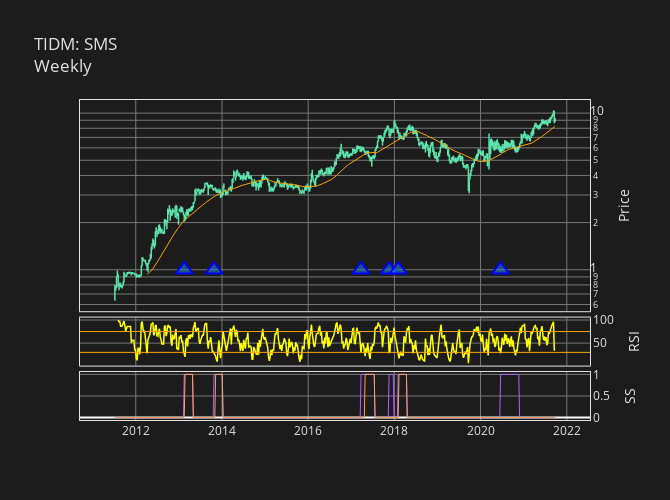

Source (notebook cell):
### Code cell
# Customise plot hovertext.
hovertext_ohlc = []
for i in range(len(df.open)):
    hovertext_ohlc.append(
        str(df.index[i].strftime('%Y-%m-%d'))
        + '<br>O: '+ str('{0:.2f}'.format(df.open[i]))
        + '<br>H: '+ str('{0:.2f}'.format(df.high[i]))
        + '<br>L: '+ str('{0:.2f}'.format(df.low[i]))
        + '<br>C: '+ str('{0:.2f}'.format(df.close[i]))
    )

hovertext_sma = []
for i in range(len(df.open)):
    hovertext_sma.append(
        f'{p_sma} SMA: ' + str('{0:.2f}'.format(df.sma[i]))
    )

hovertext_rsi = []
for i in range(len(df.open)):
    hovertext_rsi.append(
        str(df.index[i].strftime('%Y-%m-%d'))
        + f'<br>{p_rsi} RSI: ' + str('{0:.1f}'.format(df.rsi[i]))
    )

hovertext_ss1 = []
for i in range(len(df.open)):
    hovertext_ss1.append(
        str(df.index[i].strftime('%Y-%m-%d'))
        + f'<br>SS1: ' + str('{0:.0f}'.format(df.ss1[i]))
    )
    
hovertext_ss2 = []
for i in range(len(df.open)):
    hovertext_ss2.append(
        f'<br>SS2: ' + str('{0:.0f}'.format(df.ss2[i]))
    )


# Create plot traces.
trace_ohlc = go.Ohlc(
    x=df.index,
    open=df.open,
    high=df.high,
    low=df.low,
    close=df.close,
    increasing_line_color='rgba(92, 230, 174, 1.0)',
    decreasing_line_color='rgba(92, 230, 174, 1.0)',
    line_width=1.5,
    text=hovertext_ohlc,
    hoverinfo='text',
)

trace_sma = go.Scatter(
    x=df.index,
    y=df.sma,
    line=dict(
        color='orange',
        width=1.0,
    ),
    text=hovertext_sma,
    hoverinfo='text',
)

trace_rsi = go.Scatter(
    x=df.index,
    y=df.rsi,
    line=dict(
        color='yellow',
        width=1.5,
    ),
    text=hovertext_rsi,
    hoverinfo='text',
)

trace_ss1 = go.Scatter(
    x=df.index,
    y=df.ss1,
    line=dict(
        width=1.0,
    ),
    text=hovertext_ss1,
    hoverinfo='text',
)

trace_ss2 = go.Scatter(
    x=df.index,
    y=df.ss2,
    line=dict(
        width=1.0,
    ),
    text=hovertext_ss2,
    hoverinfo='text',
)

trace_en1 = go.Scatter(
    x=df.index,
    y=df.en1,
    name="Buy",
    mode="markers",
    marker_symbol="triangle-up",
    marker=dict(
        color="rgba(28, 134, 238, 0.5)",
        size=15,
        line=dict(
            color="Blue",
            width=2
        ),
    ),
)

# Create figure.
fig = make_subplots(
    rows=3,
    cols=1,
    shared_xaxes=True,
    vertical_spacing=0.02,
)

# Add plot traces to figure.
fig.add_trace(
    trace_ohlc,
    row=1,
    col=1,
)

fig.add_trace(
    trace_sma,
    row=1,
    col=1,
)

fig.add_trace(
    trace_rsi,
    row=2,
    col=1,
)

fig.add_hline(
    y=pz1,
    row=2,
    col=1,
    line=dict(
        color='orange',
        width=1.0,
    )
)

fig.add_hline(
    y=pze,
    row=2,
    col=1,
    line=dict(
        color='orange',
        width=1.0,
    )
)

fig.add_trace(
    trace_ss1,
    row=3,
    col=1,
)

fig.add_trace(
    trace_ss2,
    row=3,
    col=1,
)

fig.add_trace(
    trace_en1,
    row=1,
    col=1
)

# Customise plot layout.
fig.update_layout(
    autosize=False,
    showlegend=False,
    width=670,
    height=500,
    yaxis_domain=[0.34, 1],
    yaxis2_domain=[0.17, 0.32],
    yaxis3_domain=[0, 0.15],
    paper_bgcolor='rgba(28, 28, 28, 1.0)',
    plot_bgcolor='rgba(28, 28, 28, 1.0)',
    font=dict(
        color='rgba(226, 226, 226, 1.0)'
    ),
    title=dict(
        text=f'TIDM: {tidm}<br>{timeframe}',
        font_color='rgba(226, 226, 226, 1.0)'
    ),
    xaxis=dict(
        rangeslider=dict(
            visible=False),
    ),
    hovermode='x unified',
    hoverlabel=dict(
        bgcolor='rgba(28, 28, 28, 0.8)')
)

# Customise plot axes.
fig.update_xaxes(
    linecolor='rgba(226, 226, 226, 1.0)',
    gridcolor='rgba(119, 119, 119, 1.0)',
    mirror=True,
)

fig.update_yaxes(
    linecolor='rgba(226, 226, 226, 1.0)',
    gridcolor='rgba(119, 119, 119, 1.0)',
    mirror=True,
)

fig.update_yaxes(
    row=1,
    col=1,
    side='right',
    title='Price',
    type='log',
)

fig.update_yaxes(
    row=2,
    col=1,
    side='right',
    title='RSI',
)

fig.update_yaxes(
    row=3,
    col=1,
    side='right',
    title='SS',
)

# Display plot.
fig.show(
    config={
        'scrollZoom': True,
        'modeBarButtonsToRemove': ['zoom', 'select2d', 'lasso2d'],
    }
)

### Figure 1 — Plotly figure (JSON) as saved in the notebook; plotly's stock layout.template omitted (floating-point values rounded to 4 significant figures; data arrays with more than 128 entries replaced by an {"elided": "..."} marker saying what was removed)
{"data": [{"close": {"elided": "534 float values"}, "decreasing": {"line": {"color": "rgba(92, 230, 174, 1.0)"}}, "high": {"elided": "534 float values"}, "hoverinfo": "text", "increasing": {"line": {"color": "rgba(92, 230, 174, 1.0)"}}, "line": {"width": 1.5}, "low": {"elided": "534 float values"}, "open": {"elided": "534 float values"}, "text": {"elided": "534 str values"}, "type": "ohlc", "x": {"elided": "534 str values"}, "xaxis": "x", "yaxis": "y"}, {"hoverinfo": "text", "line": {"color": "orange", "width": 1}, "text": {"elided": "534 str values"}, "type": "scatter", "x": {"elided": "534 str values"}, "xaxis": "x", "y": {"elided": "534 float values"}, "yaxis": "y"}, {"hoverinfo": "text", "line": {"color": "yellow", "width": 1.5}, "text": {"elided": "534 str values"}, "type": "scatter", "x": {"elided": "534 str values"}, "xaxis": "x2", "y": {"elided": "534 float values"}, "yaxis": "y2"}, {"hoverinfo": "text", "line": {"width": 1}, "text": {"elided": "534 str values"}, "type": "scatter", "x": {"elided": "534 str values"}, "xaxis": "x3", "y": {"elided": "534 int values"}, "yaxis": "y3"}, {"hoverinfo": "text", "line": {"width": 1}, "text": {"elided": "534 str values"}, "type": "scatter", "x": {"elided": "534 str values"}, "xaxis": "x3", "y": {"elided": "534 int values"}, "yaxis": "y3"}, {"marker": {"color": "rgba(28, 134, 238, 0.5)", "line": {"color": "Blue", "width": 2}, "size": 15, "symbol": "triangle-up"}, "mode": "markers", "name": "Buy", "type": "scatter", "x": {"elided": "534 str values"}, "xaxis": "x", "y": {"elided": "534 int values"}, "yaxis": "y"}], "layout": {"autosize": false, "font": {"color": "rgba(226, 226, 226, 1.0)"}, "height": 500, "hoverlabel": {"bgcolor": "rgba(28, 28, 28, 0.8)"}, "hovermode": "x unified", "paper_bgcolor": "rgba(28, 28, 28, 1.0)", "plot_bgcolor": "rgba(28, 28, 28, 1.0)", "shapes": [{"line": {"color": "orange", "width": 1}, "type": "line", "x0": 0, "x1": 1, "xref": "x2 domain", "y0": 30, "y1": 30, "yref": "y2"}, {"line": {"color": "orange", "width": 1}, "type": "line", "x0": 0, "x1": 1, "xref": "x2 domain", "y0": 75, "y1": 75, "yref": "y2"}], "showlegend": false, "title": {"font": {"color": "rgba(226, 226, 226, 1.0)"}, "text": "TIDM: SMS<br>Weekly"}, "width": 670, "xaxis": {"anchor": "y", "autorange": true, "domain": [0, 1], "gridcolor": "rgba(119, 119, 119, 1.0)", "linecolor": "rgba(226, 226, 226, 1.0)", "matches": "x3", "mirror": true, "range": ["2010-09-15 10:39:02.7598", "2022-07-16 13:20:57.2402"], "rangeslider": {"visible": false, "yaxis": {}}, "showticklabels": false, "type": "date"}, "xaxis2": {"anchor": "y2", "autorange": true, "domain": [0, 1], "gridcolor": "rgba(119, 119, 119, 1.0)", "linecolor": "rgba(226, 226, 226, 1.0)", "matches": "x3", "mirror": true, "range": ["2010-09-15 10:39:02.7598", "2022-07-16 13:20:57.2402"], "showticklabels": false, "type": "date"}, "xaxis3": {"anchor": "y3", "autorange": true, "domain": [0, 1], "gridcolor": "rgba(119, 119, 119, 1.0)", "linecolor": "rgba(226, 226, 226, 1.0)", "mirror": true, "range": ["2010-09-15 10:39:02.7598", "2022-07-16 13:20:57.2402"], "type": "date"}, "yaxis": {"anchor": "x", "autorange": true, "domain": [0.34, 1], "gridcolor": "rgba(119, 119, 119, 1.0)", "linecolor": "rgba(226, 226, 226, 1.0)", "mirror": true, "range": [-0.2646, 1.084], "side": "right", "title": {"text": "Price"}, "type": "log"}, "yaxis2": {"anchor": "x2", "autorange": true, "domain": [0.17, 0.32], "gridcolor": "rgba(119, 119, 119, 1.0)", "linecolor": "rgba(226, 226, 226, 1.0)", "mirror": true, "range": [1.426, 105.2], "side": "right", "title": {"text": "RSI"}, "type": "linear"}, "yaxis3": {"anchor": "x3", "autorange": true, "domain": [0, 0.15], "gridcolor": "rgba(119, 119, 119, 1.0)", "linecolor": "rgba(226, 226, 226, 1.0)", "mirror": true, "range": [-0.05556, 1.056], "side": "right", "title": {"text": "SS"}, "type": "linear"}}}
